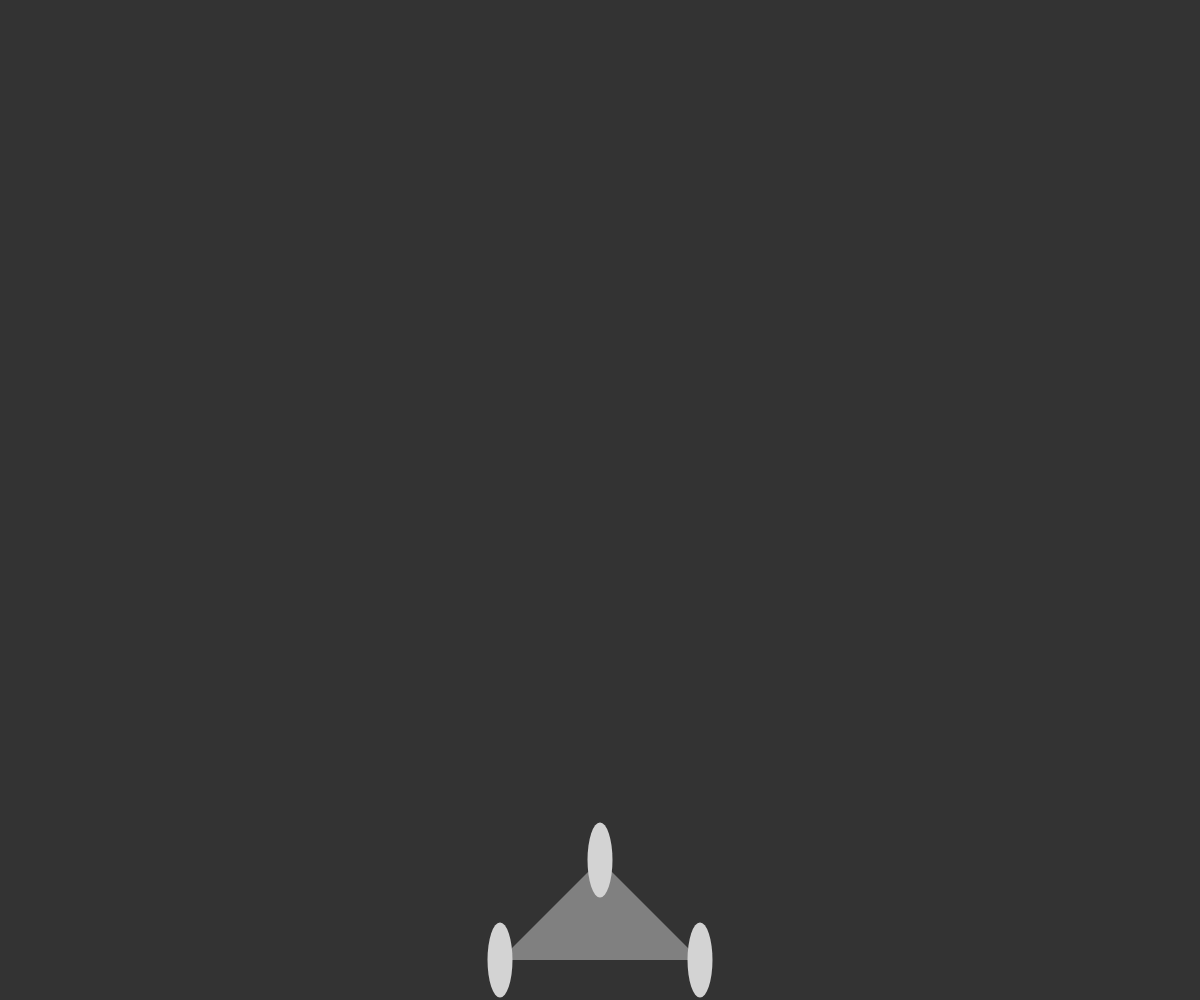
Frame 1 (no input)
Frame 60 (no input): identical to frame 1, image omitted
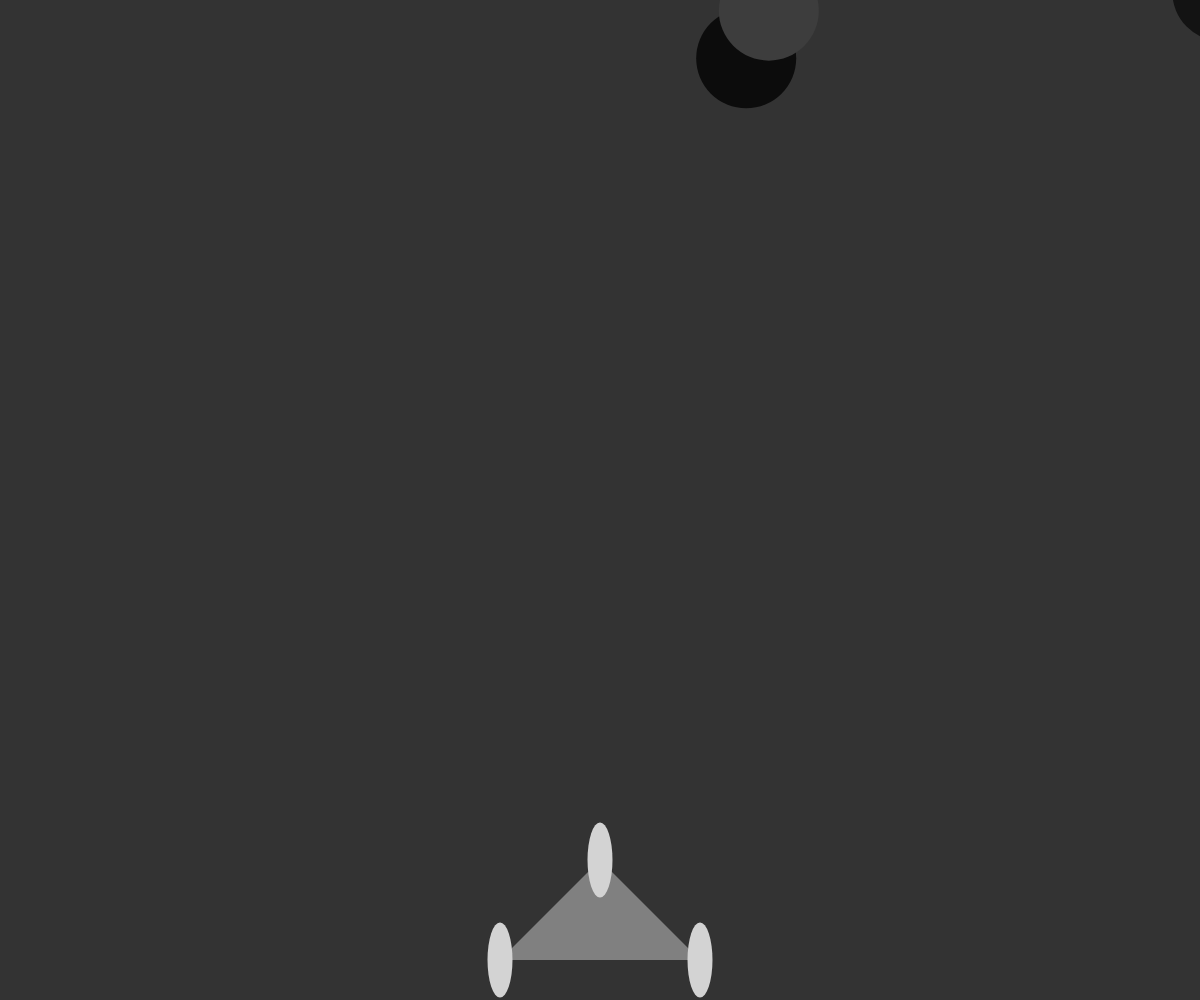
Frame 120 (the mouse pressed at the canvas centre since frame 60)

The p5.js sketch that drew these frames (run headless with seeded random() and noise() and a simulated clock; from frame 60 on, the mouse is pressed at the canvas centre):

// p5.js sketch
// ── sketch.js
/*
	week 9 spaceship Objects 1 
*/



var spaceship = { 
    x: 0, 
    y: 200,
    size: 50,
    speed: 5,
    diplay: function () {
        // draw spaceship
    fill('gray');
    
    // Middle blaster
    triangle(this.x, this.y, 
             this.x - this.size * 2, this.y + this.size * 2, 
             this.x + this.size * 2, this.y + this.size * 2);
        
    fill('lightgray');
        
    ellipse(this.x, this.y, 
            this.size * 0.5, 
            this.size * 1.5); //top
        
    ellipse(this.x - this.size / 0.5, 
            this.y + this.size * 2, 
            this.size - this.size / 2, 
            this.size * 1.5); // left
        
    ellipse(this.x + this.size / 0.5, 
            this.y + this.size * 2, 
            this.size - this.size / 2, 
            this.size * 1.5); // right
        
   /* // left wing
    ellipse(this.x - this.size * 2, this.y + this.size * 2, this.size + this.size);
        
    // right wing
    ellipse(this.x + this.size * 2, this.y + this.size * 2, this.size + this.size); 
        
    //fill('gray');
    ellipse(this.x, this.y + this.size * 2, this.size + this.size * 3, this.size * 2); */
        
    
   /* fill('blue');
    // left inner wing
    ellipse(this.x - this.size * 2, this.y + this.size * 2, this.size + this.size / 2);
    
    // right inner wing
    ellipse(this.x + this.size * 2, this.y + this.size * 2, this.size + this.size / 2);
    */
    
    },
    update: function () {
        // move the spaceship
    if (keyIsDown(RIGHT_ARROW)) {
        this.x += 15;
    }
    
    if (keyIsDown(LEFT_ARROW)) {
        this.x -= 15;
    }
        
    if (keyIsDown(DOWN_ARROW)) {
        this.y += 15;
    }
    
    if (keyIsDown(UP_ARROW)) {
        this.y -= 15;
    }
        
    },
};


var asteroids = [];

function setup() {
    createCanvas(windowWidth, windowHeight); // spaceship position
    noStroke();
    spaceship.x = width/2;
    spaceship.y = height - 140;
}

function draw() {
    background(51);
       
    // adds random asteroid
    if (random(100) > 95) {
        
        // create an asteroid
        asteroids.push(new Asteroid());
        }
    
    spaceship.diplay();
    spaceship.update();
    
    for (let i = 0; i < asteroids.length; i++) {
        asteroids[i].display();
        asteroids[i].update();
        asteroids[i].collide();
    }
}

// ── asteroid.js
/*  Asteroid class  */

class Asteroid {
	constructor() {
		this.x = random(width * 2);
		this.y = -100;
		this.size = 100;
		this.speed = {
			x: random(-1, 1),
			y: random(5)
		};
        this.color = color(random(100), color(random(200), color(random(255))));
	}
	
	display() {
		fill(this.color);
		noStroke();
		ellipse(this.x, this.y, this.size);
	}
	
	update() {
		this.x += this.speed.x;
		this.y += this.speed.y;
	}
	
	collide() {
		var d = dist(this.x, this.y, spaceship.x, spaceship.y);
		if (d < this.size / 2) {
			textSize(100);
			textAlign(CENTER, CENTER);
			fill('orange');
			text("Game Over", width/2, height/2);
			noLoop();	
		}
	}
}
